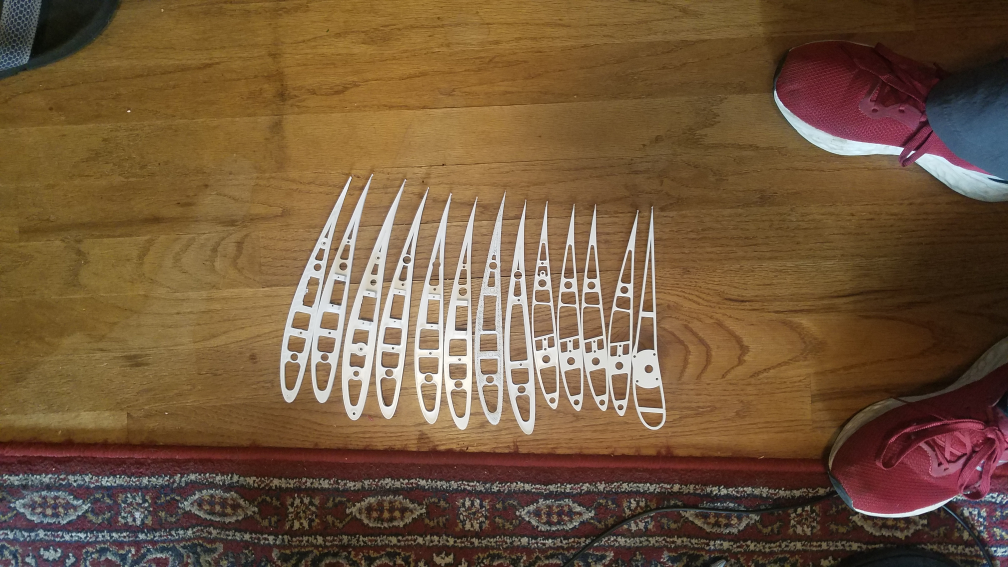
#> input picture 3DPrintedDroneTests/20231229_134912.jpg, 4032 x 2268 px, given in place of edge_20240531_141538.jpg, which was not available (shown at 1/4 size)
$ python complexFourierTransformTest.py
#> lines starting #> are read from the running program, lines starting #| are printed output that depends on the picture; pictures that were not available may be replaced by others from this repository, and a replacement may not be noted
import numpy as np
import matplotlib.pyplot as plt
from PIL import Image

# Correct file path handling
image_path = r"C:\Users\Superleggera\Desktop\dump\edge_20240531_141538.jpg"

# Open image and convert to grayscale
image = Image.open(image_path).convert("L")
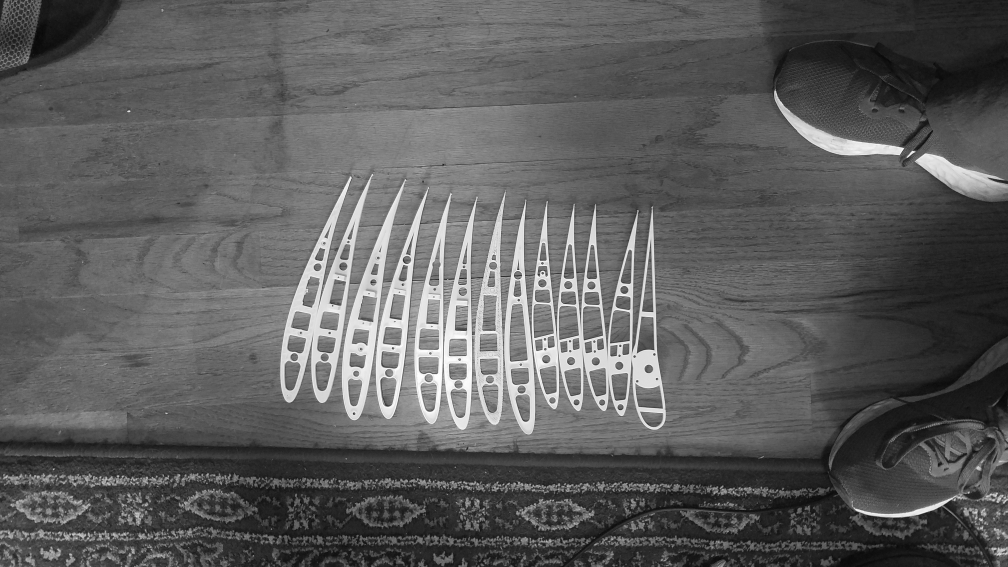
#> image: PIL image 4032x2268 L (shown at 1/4 size); min 0, max 255, mean 93.2
image_array = np.array(image)

# Compute 2D FFT and shift zero frequency to the center
fft_result = np.fft.fft2(image_array)
fft_shifted = np.fft.fftshift(fft_result)

# Extract Magnitude and Phase
magnitude = np.abs(fft_shifted)  # Magnitude spectrum
phase = np.angle(fft_shifted)    # Phase spectrum
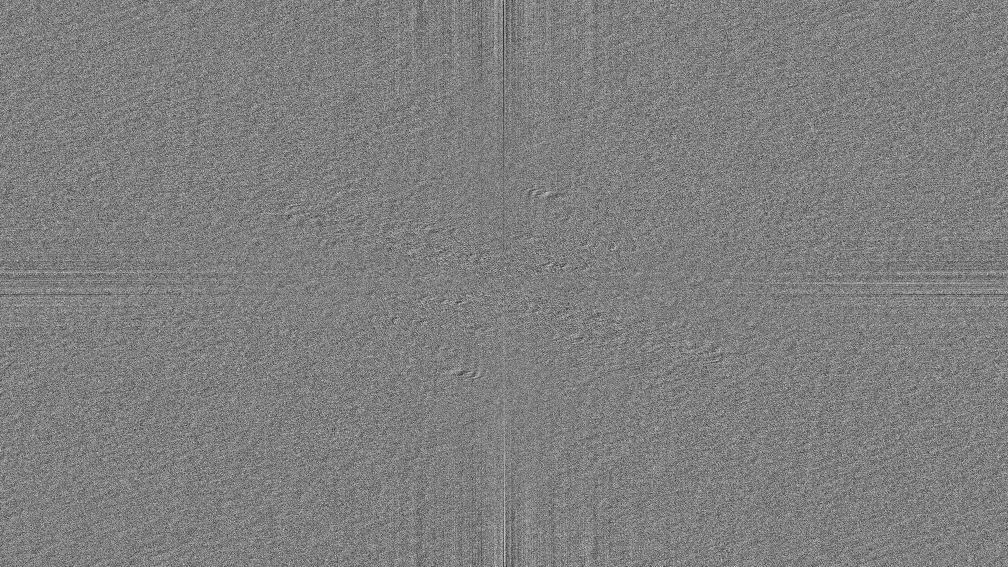
#> phase: shape (2268, 4032) float64 (shown at 1/4 size); min -3.14, max 3.14, mean 5.92e-18; drawn with min black and max white

# User Selection
print("Choose an option:")
print("1 - Display Magnitude & Phase Spectra")
print("2 - Reconstruct Image from Magnitude Only")
print("3 - Reconstruct Image from Phase Only")
print("4 - Print FFT Coefficients")
choice = input("Enter the number of your choice: ")
#> the answer given: 1

if choice == "1":
    # Display the magnitude and phase spectra
    plt.figure(figsize=(12, 5))

    plt.subplot(1, 2, 1)
    plt.imshow(np.log(1 + magnitude), cmap="gray")
    plt.title("Magnitude Spectrum")
    plt.colorbar()

    plt.subplot(1, 2, 2)
    plt.imshow(phase, cmap="gray")
    plt.title("Phase Spectrum")
    plt.colorbar()

    plt.show()
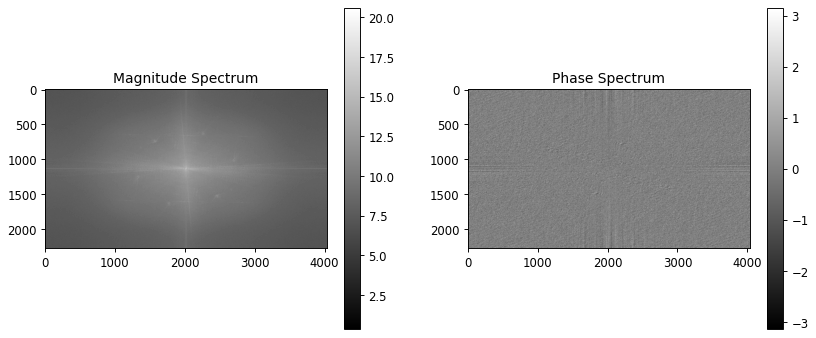
#> figure drawn by matplotlib, 4 panels

elif choice == "2":
    # Reconstruct image using only magnitude
    reconstructed = np.fft.ifft2(np.fft.ifftshift(magnitude * np.exp(1j * np.zeros_like(phase))))
    reconstructed_image = np.abs(reconstructed)

    # Display reconstructed image
    plt.imshow(reconstructed_image, cmap="gray")
    plt.title("Reconstructed Image (Magnitude Only)")
    plt.show()

elif choice == "3":
    # Reconstruct image using only phase
    reconstructed = np.fft.ifft2(np.fft.ifftshift(np.exp(1j * phase)))
    reconstructed_image = np.abs(reconstructed)

    # Display reconstructed image
    plt.imshow(reconstructed_image, cmap="gray")
    plt.title("Reconstructed Image (Phase Only)")
    plt.show()

elif choice == "4":
    # Print a small section of FFT coefficients
    print("Sample FFT Coefficients (Complex Values):")
    print(fft_shifted[:5, :5])  # Print a small 5x5 section

else:
    print("Invalid choice. Please enter 1, 2, 3, or 4.")

$ run again, on 3DPrintedDroneTests/20231229_201422.jpg
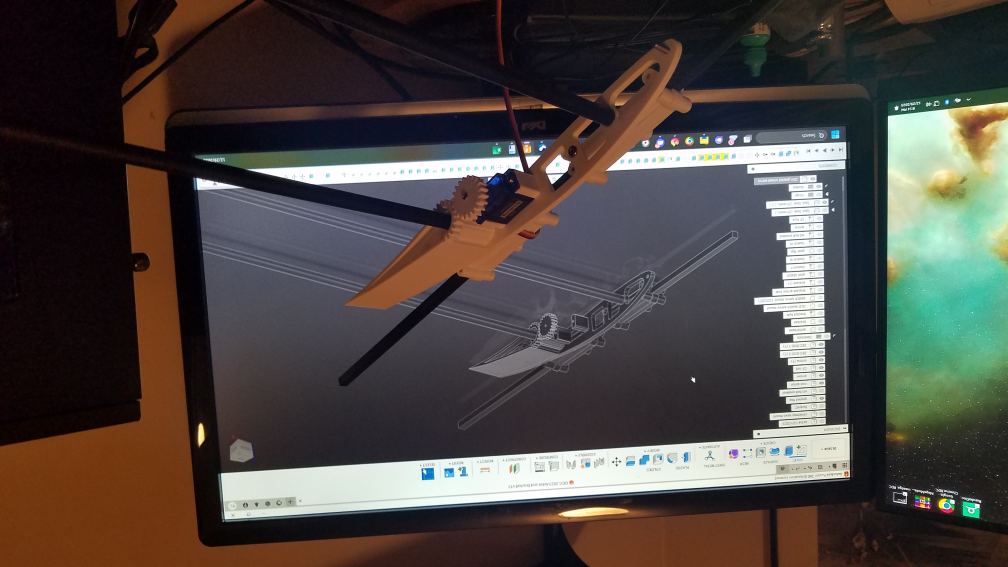
#> input picture 3DPrintedDroneTests/20231229_201422.jpg, 4032 x 2268 px, given in place of edge_20240531_141538.jpg, which was not available (shown at 1/4 size)
#> `phase = np.angle(fft_shifted)`:
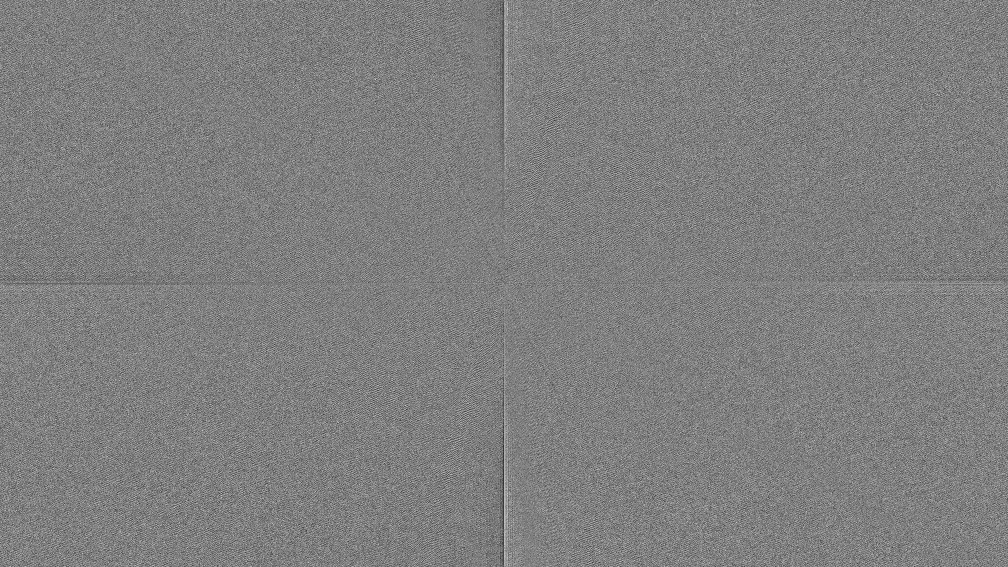
#> phase: shape (2268, 4032) float64 (shown at 1/4 size); min -3.14, max 3.14, mean -3.44e-07; drawn with min black and max white
#> `plt.show()`:
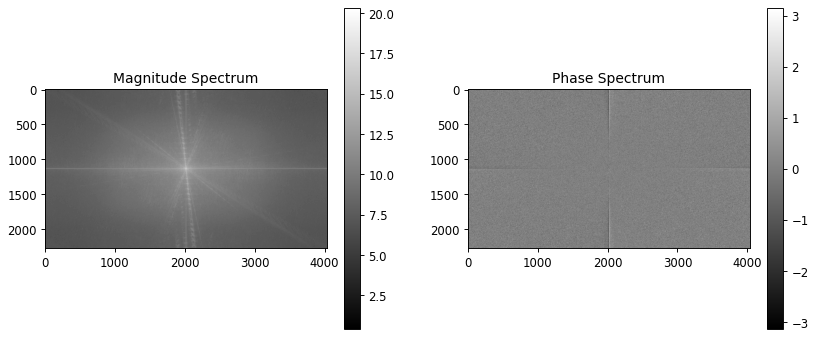
#> figure drawn by matplotlib, 4 panels
